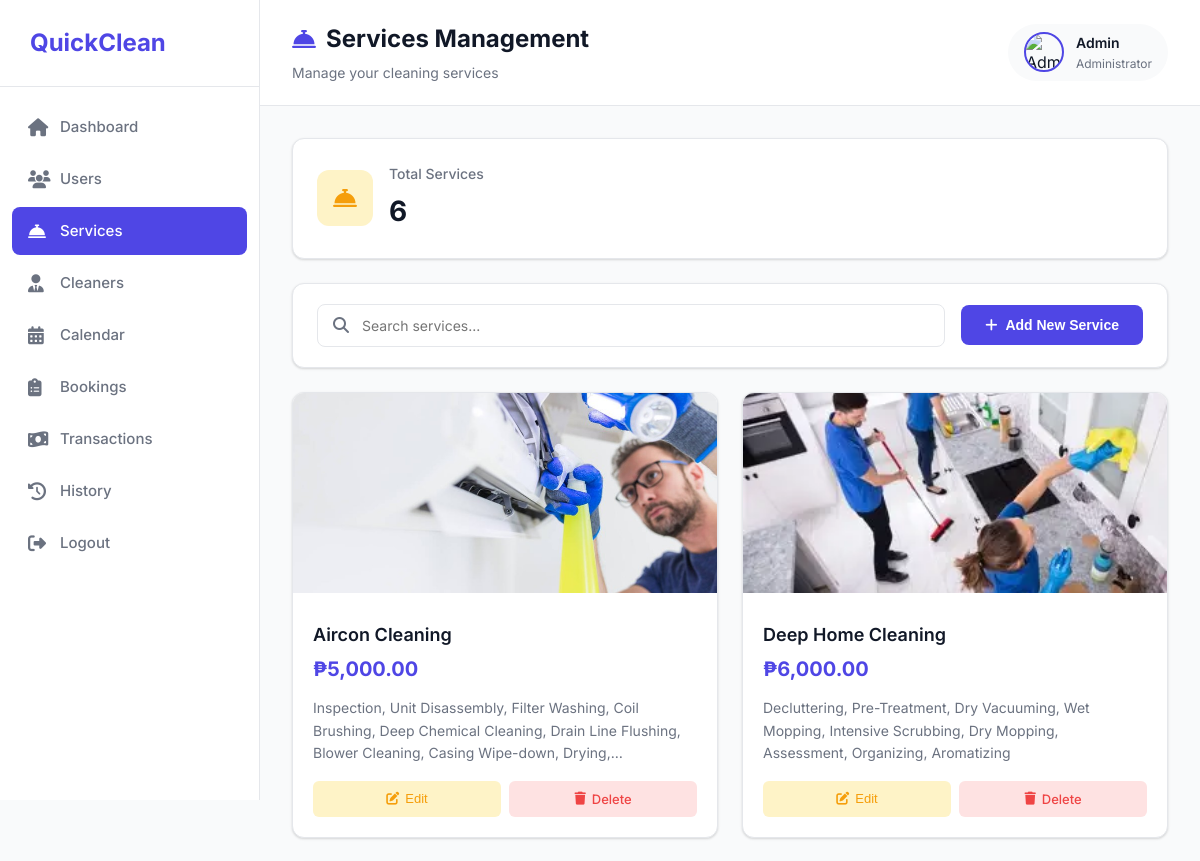
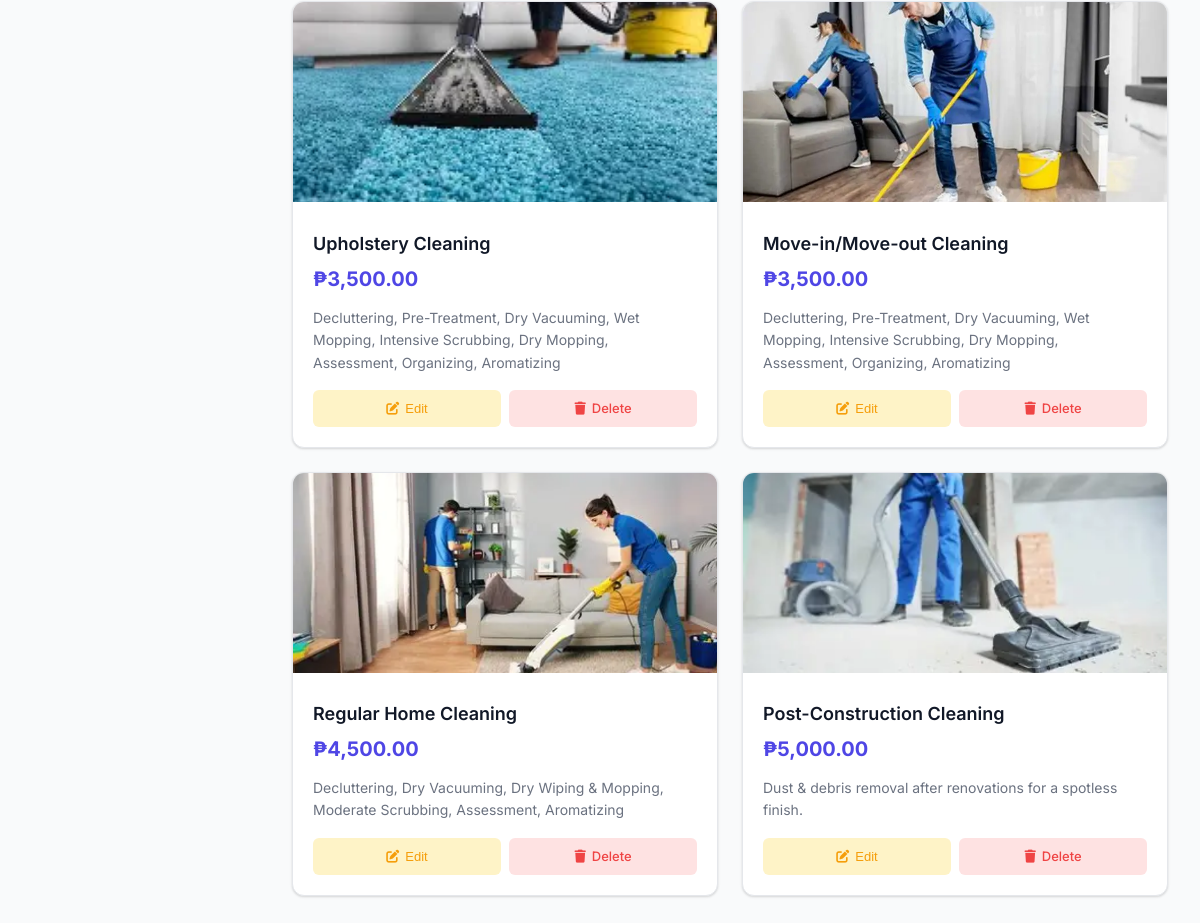
Page /Admin/services.php (signed in) on the committed database (2 pictures, top to bottom).
### tables this page shows
CREATE TABLE `services` (
  `service_id` int(11) NOT NULL,
  `service_name` varchar(100) NOT NULL,
  `image` varchar(255) DEFAULT NULL,
  `description` text NOT NULL,
  `price` decimal(10,2) NOT NULL,
  `duration` varchar(50) DEFAULT NULL,
  `category` varchar(50) DEFAULT NULL,
  `status` enum('active','inactive') DEFAULT 'active',
  `date_created` timestamp NULL DEFAULT current_timestamp(),
  `last_updated` timestamp NULL DEFAULT current_timestamp() ON UPDATE current_timestamp()
);

### Admin/services.php (the view, shortened to what this page needs)
<?php
$admin_name = $_SESSION['name'] ?? "Admin";
$host = "localhost";
$user = "root";
$pass = "";
$db   = "quickclean";
$conn = mysqli_connect($host, $user, $pass, $db);
$result = $conn->query("SELECT * FROM services ORDER BY service_id DESC");
$total_services = $result->num_rows;
?>
<!DOCTYPE html>
<html lang="en">
<head>
<link rel="stylesheet" href="https://cdnjs.cloudflare.com/ajax/libs/font-awesome/6.4.0/css/all.min.css">
</head>
<body>
<div class="sidebar" id="sidebar">
  <div class="sidebar-header">
    <h2><i class="fas fa-sparkles"></i> QuickClean</h2>
  </div>
  <ul class="sidebar-menu">
    <li><a href="admindashboard.php"><i class="fas fa-home"></i> Dashboard</a></li>
    <li><a href="customers.php"><i class="fas fa-users"></i> Users</a></li>
    <li><a href="services.php" class="active"><i class="fas fa-concierge-bell"></i> Services</a></li>
    <li><a href="cleaners.php"><i class="fas fa-user-tie"></i> Cleaners</a></li>
    <li><a href="calendar.php"><i class="fas fa-calendar-alt"></i> Calendar</a></li>
    <li><a href="booking.php"><i class="fas fa-clipboard-list"></i> Bookings</a></li>
    <li><a href="transactions.php"><i class="fas fa-money-bill-wave"></i> Transactions</a></li>
    <li><a href="history.php"><i class="fas fa-history"></i> History</a></li>
    <li><a href="logout.php"><i class="fas fa-sign-out-alt"></i> Logout</a></li>
  </ul>
</div>
<div class="main-content">
  <div class="topbar">
    <div class="topbar-left">
      <h1><i class="fas fa-concierge-bell"></i> Services Management</h1>
      <p>Manage your cleaning services</p>
    </div>
    <div class="admin-profile">
      <img src="https://cdn-icons-png.flaticon.com/512/3135/3135715.png" alt="Admin">
      <div class="admin-profile-info">
        <span><?= htmlspecialchars($admin_name) ?></span>
        <small>Administrator</small>
      </div>
    </div>
  </div>
  <div class="content-container">
    <div class="stat-card">
      <div class="stat-icon">
        <i class="fas fa-concierge-bell"></i>
      </div>
      <div class="stat-info">
        <h3>Total Services</h3>
        <p><?= number_format($total_services) ?></p>
      </div>
    </div>
    <div class="action-bar">
      <div class="search-box">
        <i class="fas fa-search"></i>
        <input type="text" id="searchInput" placeholder="Search services...">
      </div>
      <button class="add-btn" onclick="openModal('addModal')">
        <i class="fas fa-plus"></i> Add New Service
      </button>
    </div>
    <div class="services-grid" id="servicesGrid">
      <?php if ($total_services > 0): ?>
        <?php while($row = $result->fetch_assoc()): ?>
        <div class="service-card" data-name="<?= strtolower($row['service_name']) ?>" data-desc="<?= strtolower($row['description']) ?>">
          <img src="uploads/<?= $row['image'] ?>" alt="<?= htmlspecialchars($row['service_name']) ?>" class="service-image">
          <div class="service-content">
            <div class="service-header">
              <div>
                <h3 class="service-name"><?= htmlspecialchars($row['service_name']) ?></h3>
                <p class="service-price">₱<?= number_format($row['price'], 2) ?></p>
              </div>
            </div>
            <p class="service-description"><?= htmlspecialchars($row['description']) ?></p>
            <div class="service-actions">
              <button class="btn btn-edit" onclick='openEditModal(<?= json_encode($row) ?>)'>
                <i class="fas fa-edit"></i> Edit
              </button>
              <a href="?delete=<?= $row['service_id'] ?>" class="btn btn-delete" onclick="return confirm('Are you sure you want to delete this service?')">
                <i class="fas fa-trash"></i> Delete
              </a>
            </div>
          </div>
        </div>
        <?php endwhile; ?>
      <?php endif; ?>
    </div>
  </div>
</div>
</body>
</html>

### rows in the picture
services: image (picture), service_name "Aircon Cleaning", price "5,000.00", description "Inspection, Unit Disassembly, Filter Washing, Coil Brushing, Deep Chemical Cleaning, Drain Line Flushing, Blower Cleaning, Casing Wipe-down,…"
services: image (picture), service_name "Deep Home Cleaning", price "6,000.00", description "Decluttering, Pre-Treatment, Dry Vacuuming, Wet Mopping, Intensive Scrubbing, Dry Mopping, Assessment, Organizing, Aromatizing"
services: image (picture), service_name "Upholstery Cleaning", price "3,500.00", description "Decluttering, Pre-Treatment, Dry Vacuuming, Wet Mopping, Intensive Scrubbing, Dry Mopping, Assessment, Organizing, Aromatizing"
services: image (picture), service_name "Move-in/Move-out Cleaning", price "3,500.00", description "Decluttering, Pre-Treatment, Dry Vacuuming, Wet Mopping, Intensive Scrubbing, Dry Mopping, Assessment, Organizing, Aromatizing"
services: image (picture), service_name "Regular Home Cleaning", price "4,500.00", description "Decluttering, Dry Vacuuming, Dry Wiping & Mopping, Moderate Scrubbing, Assessment, Aromatizing"
services: image (picture), service_name "Post-Construction Cleaning", price "5,000.00", description "Dust & debris removal after renovations for a spotless finish."

### other values in the picture
$admin_name "Admin"
$total_services "6"
